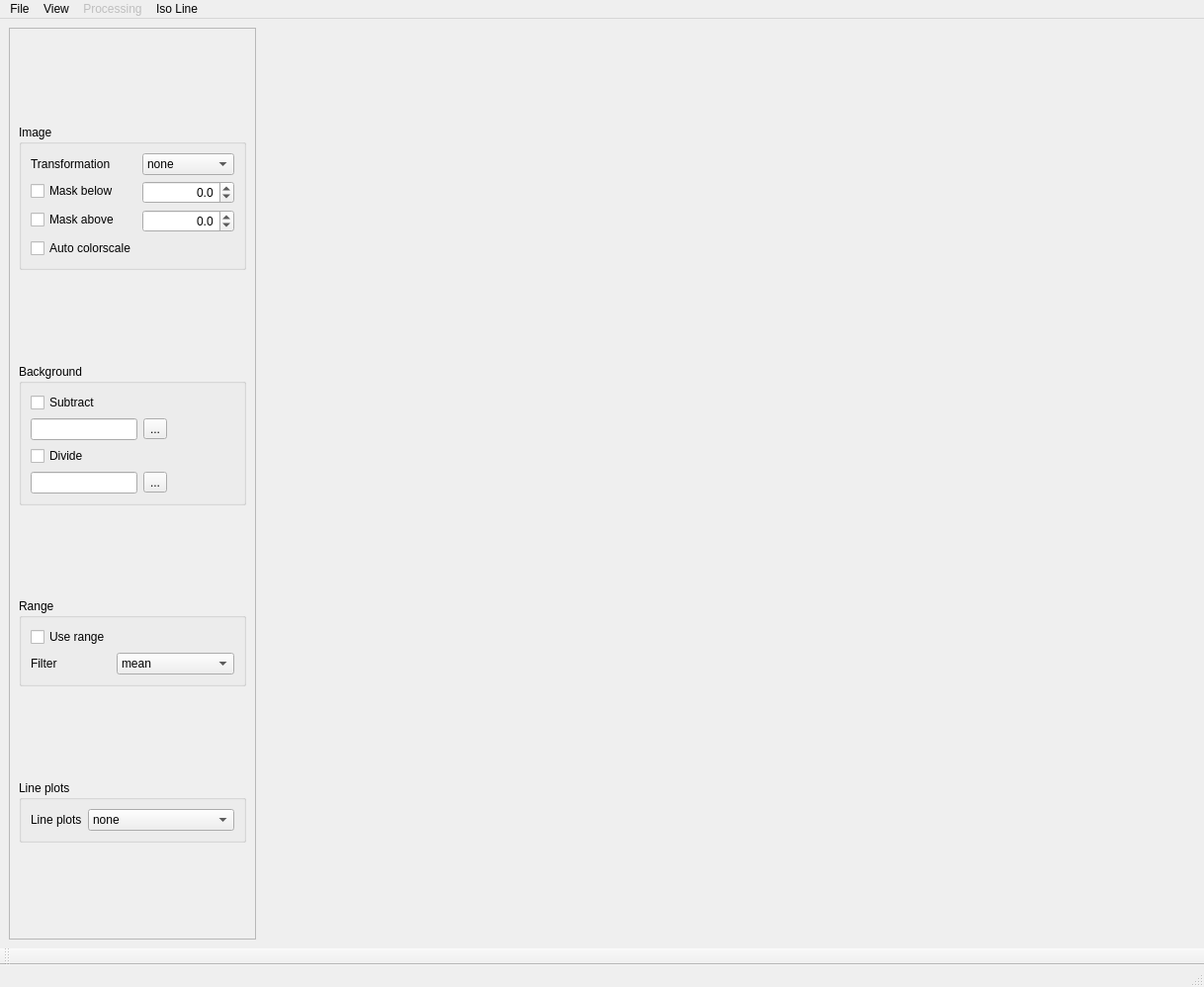
<?xml version="1.0" encoding="UTF-8"?>
<ui version="4.0">
 <class>P212ImageViewer</class>
 <widget class="QMainWindow" name="P212ImageViewer">
  <property name="geometry">
   <rect>
    <x>0</x>
    <y>0</y>
    <width>1218</width>
    <height>998</height>
   </rect>
  </property>
  <property name="windowTitle">
   <string>MainWindow</string>
  </property>
  <widget class="QWidget" name="centralwidget">
   <layout class="QHBoxLayout" name="horizontalLayout">
    <item>
     <widget class="QFrame" name="frame">
      <property name="sizePolicy">
       <sizepolicy hsizetype="Fixed" vsizetype="Preferred">
        <horstretch>0</horstretch>
        <verstretch>0</verstretch>
       </sizepolicy>
      </property>
      <property name="minimumSize">
       <size>
        <width>250</width>
        <height>0</height>
       </size>
      </property>
      <property name="acceptDrops">
       <bool>false</bool>
      </property>
      <property name="frameShape">
       <enum>QFrame::StyledPanel</enum>
      </property>
      <property name="frameShadow">
       <enum>QFrame::Raised</enum>
      </property>
      <layout class="QVBoxLayout" name="verticalLayout_2">
       <item>
        <spacer name="verticalSpacer">
         <property name="orientation">
          <enum>Qt::Vertical</enum>
         </property>
         <property name="sizeHint" stdset="0">
          <size>
           <width>20</width>
           <height>40</height>
          </size>
         </property>
        </spacer>
       </item>
       <item>
        <widget class="QGroupBox" name="groupBox_2">
         <property name="title">
          <string>Image</string>
         </property>
         <layout class="QFormLayout" name="formLayout_2">
          <item row="1" column="1">
           <widget class="QDoubleSpinBox" name="doubleSpinBox">
            <property name="locale">
             <locale language="C" country="AnyCountry"/>
            </property>
            <property name="alignment">
             <set>Qt::AlignRight|Qt::AlignTrailing|Qt::AlignVCenter</set>
            </property>
            <property name="correctionMode">
             <enum>QAbstractSpinBox::CorrectToNearestValue</enum>
            </property>
            <property name="showGroupSeparator" stdset="0">
             <bool>true</bool>
            </property>
            <property name="decimals">
             <number>1</number>
            </property>
            <property name="minimum">
             <double>-1000000.000000000000000</double>
            </property>
            <property name="maximum">
             <double>10000000.000000000000000</double>
            </property>
            <property name="singleStep">
             <double>100.000000000000000</double>
            </property>
           </widget>
          </item>
          <item row="4" column="1">
           <widget class="QDoubleSpinBox" name="doubleSpinBox_2">
            <property name="mouseTracking">
             <bool>true</bool>
            </property>
            <property name="locale">
             <locale language="C" country="AnyCountry"/>
            </property>
            <property name="wrapping">
             <bool>false</bool>
            </property>
            <property name="alignment">
             <set>Qt::AlignRight|Qt::AlignTrailing|Qt::AlignVCenter</set>
            </property>
            <property name="correctionMode">
             <enum>QAbstractSpinBox::CorrectToNearestValue</enum>
            </property>
            <property name="decimals">
             <number>1</number>
            </property>
            <property name="minimum">
             <double>-1000000.000000000000000</double>
            </property>
            <property name="maximum">
             <double>10000000.000000000000000</double>
            </property>
            <property name="singleStep">
             <double>100.000000000000000</double>
            </property>
           </widget>
          </item>
          <item row="0" column="1">
           <widget class="QComboBox" name="comboBox">
            <property name="toolTip">
             <string>&lt;html&gt;&lt;head/&gt;&lt;body&gt;&lt;p&gt;Orientation of the displayed image, does not affect the 3D image stack. Currently &lt;span style=&quot; font-style:italic;&quot;&gt;not available&lt;/span&gt; in conjunction with ROI line plots.&lt;/p&gt;&lt;/body&gt;&lt;/html&gt;</string>
            </property>
            <item>
             <property name="text">
              <string>none</string>
             </property>
            </item>
            <item>
             <property name="text">
              <string>flipUD</string>
             </property>
            </item>
            <item>
             <property name="text">
              <string>flupLR</string>
             </property>
            </item>
            <item>
             <property name="text">
              <string>transpose</string>
             </property>
            </item>
            <item>
             <property name="text">
              <string>rot90</string>
             </property>
            </item>
            <item>
             <property name="text">
              <string>rot180</string>
             </property>
            </item>
            <item>
             <property name="text">
              <string>rot270</string>
             </property>
            </item>
            <item>
             <property name="text">
              <string>rot180+tr</string>
             </property>
            </item>
           </widget>
          </item>
          <item row="0" column="0">
           <widget class="QLabel" name="label">
            <property name="toolTip">
             <string>&lt;html&gt;&lt;head/&gt;&lt;body&gt;&lt;p&gt;Orientation of the displayed image, does not affect the 3D image stack. Currently &lt;span style=&quot; font-style:italic;&quot;&gt;not available&lt;/span&gt; in conjunction with ROI line plots.&lt;/p&gt;&lt;/body&gt;&lt;/html&gt;</string>
            </property>
            <property name="text">
             <string>Transformation</string>
            </property>
           </widget>
          </item>
          <item row="1" column="0">
           <widget class="QCheckBox" name="checkBox_2">
            <property name="text">
             <string>Mask below</string>
            </property>
           </widget>
          </item>
          <item row="4" column="0">
           <widget class="QCheckBox" name="checkBox_3">
            <property name="text">
             <string>Mask above</string>
            </property>
           </widget>
          </item>
          <item row="5" column="0">
           <widget class="QCheckBox" name="checkBox">
            <property name="text">
             <string>Auto colorscale</string>
            </property>
           </widget>
          </item>
         </layout>
        </widget>
       </item>
       <item>
        <spacer name="verticalSpacer_5">
         <property name="orientation">
          <enum>Qt::Vertical</enum>
         </property>
         <property name="sizeHint" stdset="0">
          <size>
           <width>20</width>
           <height>40</height>
          </size>
         </property>
        </spacer>
       </item>
       <item>
        <widget class="QGroupBox" name="groupBox_4">
         <property name="title">
          <string>Background</string>
         </property>
         <layout class="QFormLayout" name="formLayout_4">
          <item row="1" column="0">
           <widget class="QLineEdit" name="lineEdit"/>
          </item>
          <item row="0" column="0">
           <widget class="QCheckBox" name="checkBox_5">
            <property name="text">
             <string>Subtract</string>
            </property>
           </widget>
          </item>
          <item row="1" column="1">
           <widget class="QToolButton" name="toolButton">
            <property name="text">
             <string>...</string>
            </property>
           </widget>
          </item>
          <item row="2" column="0">
           <widget class="QCheckBox" name="checkBox_6">
            <property name="text">
             <string>Divide</string>
            </property>
           </widget>
          </item>
          <item row="3" column="0">
           <widget class="QLineEdit" name="lineEdit_2"/>
          </item>
          <item row="3" column="1">
           <widget class="QToolButton" name="toolButton_2">
            <property name="text">
             <string>...</string>
            </property>
           </widget>
          </item>
         </layout>
        </widget>
       </item>
       <item>
        <spacer name="verticalSpacer_3">
         <property name="orientation">
          <enum>Qt::Vertical</enum>
         </property>
         <property name="sizeHint" stdset="0">
          <size>
           <width>20</width>
           <height>40</height>
          </size>
         </property>
        </spacer>
       </item>
       <item>
        <widget class="QGroupBox" name="groupBox">
         <property name="toolTip">
          <string>&lt;html&gt;&lt;head/&gt;&lt;body&gt;&lt;p&gt;If used several images can be filtered with &lt;span style=&quot; font-style:italic;&quot;&gt;mean&lt;/span&gt; or &lt;span style=&quot; font-style:italic;&quot;&gt;max&lt;/span&gt; filters.&lt;/p&gt;&lt;/body&gt;&lt;/html&gt;</string>
         </property>
         <property name="title">
          <string>Range</string>
         </property>
         <layout class="QFormLayout" name="formLayout">
          <item row="2" column="1">
           <widget class="QComboBox" name="comboBox_2">
            <property name="enabled">
             <bool>true</bool>
            </property>
            <item>
             <property name="text">
              <string>mean</string>
             </property>
            </item>
            <item>
             <property name="text">
              <string>max</string>
             </property>
            </item>
           </widget>
          </item>
          <item row="2" column="0">
           <widget class="QLabel" name="label_4">
            <property name="text">
             <string>Filter</string>
            </property>
           </widget>
          </item>
          <item row="1" column="0">
           <widget class="QCheckBox" name="checkBox_4">
            <property name="text">
             <string>Use range</string>
            </property>
           </widget>
          </item>
         </layout>
        </widget>
       </item>
       <item>
        <spacer name="verticalSpacer_4">
         <property name="orientation">
          <enum>Qt::Vertical</enum>
         </property>
         <property name="sizeHint" stdset="0">
          <size>
           <width>20</width>
           <height>40</height>
          </size>
         </property>
        </spacer>
       </item>
       <item>
        <widget class="QGroupBox" name="groupBox_3">
         <property name="title">
          <string>Line plots</string>
         </property>
         <layout class="QFormLayout" name="formLayout_3">
          <item row="0" column="1">
           <widget class="QComboBox" name="comboBox_3">
            <item>
             <property name="text">
              <string>none</string>
             </property>
            </item>
            <item>
             <property name="text">
              <string>ROI</string>
             </property>
            </item>
            <item>
             <property name="text">
              <string>Line cut</string>
             </property>
            </item>
           </widget>
          </item>
          <item row="0" column="0">
           <widget class="QLabel" name="label_5">
            <property name="text">
             <string>Line plots</string>
            </property>
           </widget>
          </item>
         </layout>
        </widget>
       </item>
       <item>
        <spacer name="verticalSpacer_2">
         <property name="orientation">
          <enum>Qt::Vertical</enum>
         </property>
         <property name="sizeHint" stdset="0">
          <size>
           <width>20</width>
           <height>40</height>
          </size>
         </property>
        </spacer>
       </item>
      </layout>
     </widget>
    </item>
    <item>
     <widget class="PlotWidget" name="pyqtgraphwidget" native="true">
      <property name="cursor">
       <cursorShape>CrossCursor</cursorShape>
      </property>
     </widget>
    </item>
   </layout>
  </widget>
  <widget class="QMenuBar" name="menubar">
   <property name="geometry">
    <rect>
     <x>0</x>
     <y>0</y>
     <width>1218</width>
     <height>29</height>
    </rect>
   </property>
   <widget class="QMenu" name="menuFile">
    <property name="title">
     <string>File</string>
    </property>
    <addaction name="actionOpen_Image"/>
    <addaction name="actionLoad_Folder"/>
    <addaction name="actionLoad_Eiger2"/>
    <addaction name="actionLoad_scan_file"/>
    <addaction name="separator"/>
    <addaction name="actionSave_image"/>
    <addaction name="separator"/>
    <addaction name="actionQuit"/>
   </widget>
   <widget class="QMenu" name="menuProcessing">
    <property name="enabled">
     <bool>false</bool>
    </property>
    <property name="title">
     <string>Processing</string>
    </property>
   </widget>
   <widget class="QMenu" name="menuIso_Line">
    <property name="title">
     <string>Iso Line</string>
    </property>
    <addaction name="actionShow_Iso_Line"/>
   </widget>
   <widget class="QMenu" name="menuView">
    <property name="title">
     <string>View</string>
    </property>
    <addaction name="actionLight_Background"/>
   </widget>
   <addaction name="menuFile"/>
   <addaction name="menuView"/>
   <addaction name="menuProcessing"/>
   <addaction name="menuIso_Line"/>
  </widget>
  <widget class="QStatusBar" name="statusbar"/>
  <widget class="QToolBar" name="toolBar">
   <property name="windowTitle">
    <string>toolBar</string>
   </property>
   <attribute name="toolBarArea">
    <enum>BottomToolBarArea</enum>
   </attribute>
   <attribute name="toolBarBreak">
    <bool>false</bool>
   </attribute>
  </widget>
  <action name="actionOpen_Image">
   <property name="text">
    <string>Load Image...</string>
   </property>
   <property name="shortcut">
    <string>Ctrl+O</string>
   </property>
  </action>
  <action name="actionLoad_Folder">
   <property name="text">
    <string>Load Folder...</string>
   </property>
  </action>
  <action name="actionLoad_Eiger2">
   <property name="text">
    <string>Load Eiger2...</string>
   </property>
  </action>
  <action name="actionQuit">
   <property name="text">
    <string>Quit</string>
   </property>
   <property name="shortcut">
    <string>Ctrl+Q</string>
   </property>
   <property name="menuRole">
    <enum>QAction::QuitRole</enum>
   </property>
  </action>
  <action name="actionLight_Background">
   <property name="checkable">
    <bool>true</bool>
   </property>
   <property name="text">
    <string>Light Background</string>
   </property>
  </action>
  <action name="actionShow_Iso_Line">
   <property name="checkable">
    <bool>true</bool>
   </property>
   <property name="text">
    <string>Show Iso Line</string>
   </property>
  </action>
  <action name="actionOrientation">
   <property name="text">
    <string>Orientation</string>
   </property>
  </action>
  <action name="actionLoad_scan_file">
   <property name="text">
    <string>Load scan file...</string>
   </property>
  </action>
  <action name="actionSave_image">
   <property name="text">
    <string>Save image...</string>
   </property>
  </action>
  <action name="actionSomething">
   <property name="text">
    <string>Something</string>
   </property>
  </action>
 </widget>
 <customwidgets>
  <customwidget>
   <class>PlotWidget</class>
   <extends>QWidget</extends>
   <header location="global">pyqtgraph</header>
   <container>1</container>
  </customwidget>
 </customwidgets>
 <resources/>
 <connections/>
</ui>
